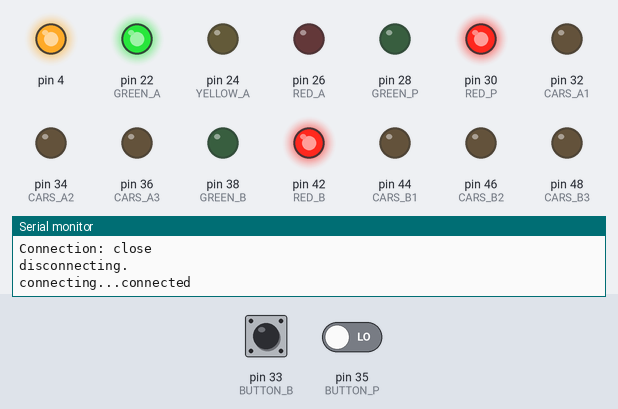
A sketch run on a simulated Arduino Mega 2560, built with avr-gcc and run on an emulated ATmega2560. Parts: output pins drawn as LEDs (lit = HIGH), the last lines printed to the serial monitor. Inputs (shaded band) come from the test bench; at power-on: pin 33 (BUTTON_B) LOW, pin 35 (BUTTON_P) LOW. WiFi joins after 1.5 s; servers stay silent unless stated; uploads are accepted with an empty reply.

Above: at 3.7 s.
3.8 s: pin 33 (BUTTON_B) pulled HIGH for 0.7 s
At 5.5 s:
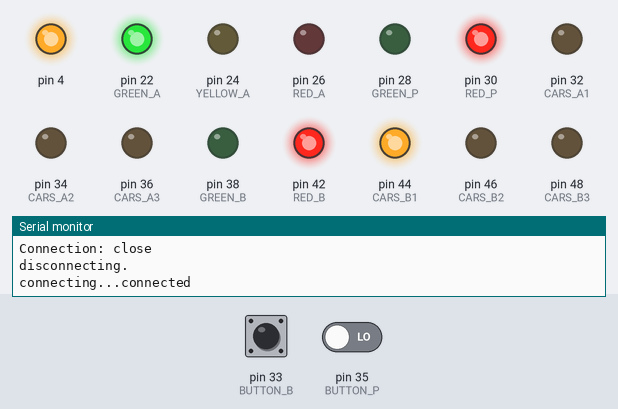
6.0 s: pin 33 (BUTTON_B) driven HIGH and pin 35 (BUTTON_P) driven HIGH
9.1 s: pin 35 (BUTTON_P) driven LOW
At 12.7 s:
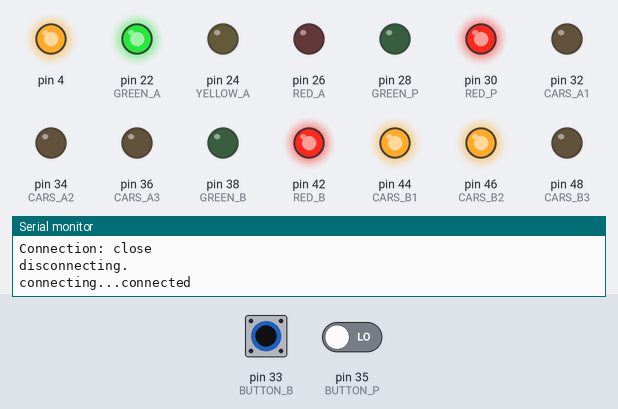
At 18.0 s:
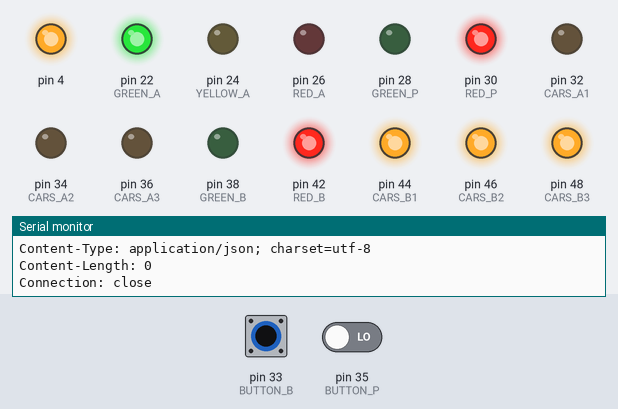
Timing chart, 0 to 18.2 s (numbered marks = the images above; inputs shaded):
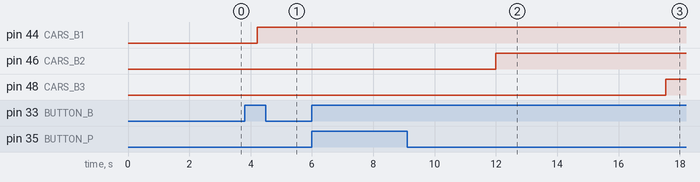

The sketch:

Arduino_Traffic_Light_Code.ino
```cpp
#include <SPI.h>
#include <Ethernet.h>

/**
 * Variables for the conection to the Firebase via proxy
 */
byte mac[] = {0xDE, 0xAD, 0xBE, 0xEF, 0xFE, 0xED};
char serverName[] = "10.42.0.1";
IPAddress ip(10, 42, 0 , 5);
int serverPort = 8000;
EthernetClient client;
char pageAdd[64];

/**
 * Variables and constants for street A
 */
const int GREEN_A = 22;
const int YELLOW_A = 24;
const int RED_A = 26;
const int BUTTON_A = 31;
int BUTTON_STATE_A = 0;
int NUM_CARS_A = 0;
const int CARS_A1 = 32;
const int CARS_A2 = 34;
const int CARS_A3 = 36;
String STREET_STATE_A = "";
String PREV_ST_STATE_A = "Green";

/**
 * Variables and constants for street B
 */
const int GREEN_B = 38;
const int YELLOW_B = 40;
const int RED_B = 42;
const int BUTTON_B = 33;
int BUTTON_STATE_B = 0;
int NUM_CARS_B = 0;
const int CARS_B1 = 44;
const int CARS_B2 = 46;
const int CARS_B3 = 48;

/**
 * variables and constants for the crosswalk
 */
const int GREEN_P = 28;
const int RED_P = 30;
const int BUTTON_P = 35;
int BUTTON_STATE_P = 0;
int NUM_PEDESTRIANS = 0;
String STREET_STATE_B = "";

/**
 * Start Ethernet conection
 * Prepare the input and output elements
 * Define default state as green for street A
 */
void setup() {
  Serial.begin(9600);
  pinMode(4, OUTPUT);
  digitalWrite(4, HIGH);
  Serial.println(F("Starting ethernet..."));
  Ethernet.begin(mac, ip);
  digitalWrite(10, HIGH);
  Serial.println(Ethernet.localIP());
  delay(2000);
  Serial.println(F("Ready"));
  pinMode(GREEN_A, OUTPUT);
  pinMode(YELLOW_A, OUTPUT);
  pinMode(RED_A, OUTPUT);
  pinMode(GREEN_B, OUTPUT);
  pinMode(YELLOW_B, OUTPUT);
  pinMode(RED_B, OUTPUT);
  pinMode(GREEN_P, OUTPUT);
  pinMode(RED_P, OUTPUT);
  pinMode(BUTTON_A, INPUT);
  pinMode(BUTTON_B, INPUT);
  pinMode(BUTTON_P, INPUT);
  pinMode(CARS_A1, OUTPUT);
  pinMode(CARS_A2, OUTPUT);
  pinMode(CARS_A3, OUTPUT);
  pinMode(CARS_B1, OUTPUT);
  pinMode(CARS_B2, OUTPUT);
  pinMode(CARS_B3, OUTPUT);
  green_light();
}

/**
 * Set green light for street A
 * Meaning red light for street B and crosswalk
 */
void green_light() {
  digitalWrite(GREEN_A, HIGH);
  digitalWrite(YELLOW_A, LOW);
  digitalWrite(RED_A, LOW);
  digitalWrite(GREEN_B, LOW);
  digitalWrite(YELLOW_B, LOW);
  digitalWrite(RED_B, HIGH);
  digitalWrite(GREEN_P, LOW);
  digitalWrite(RED_P, HIGH);
  flush_A();
}

/**
 * Set yellow light for street A
 * Keeping red light for street B and crosswalk
 */
void yellow_lightA() {
  digitalWrite(GREEN_A, LOW);
  digitalWrite(YELLOW_A, HIGH);
  digitalWrite(RED_A, LOW);
  digitalWrite(GREEN_B, LOW);
  digitalWrite(YELLOW_B, LOW);
  digitalWrite(RED_B, HIGH);
  digitalWrite(GREEN_P, LOW);
  digitalWrite(RED_P, HIGH);
}

/**
 * Set yellow light for street B
 * Keeping red light for street A and green for the crosswalk
 */
void yellow_lightB() {
  digitalWrite(GREEN_A, LOW);
  digitalWrite(YELLOW_A, LOW);
  digitalWrite(RED_A, HIGH);
  digitalWrite(GREEN_B, LOW);
  digitalWrite(YELLOW_B, HIGH);
  digitalWrite(RED_B, LOW);
  digitalWrite(GREEN_P, HIGH);
  digitalWrite(RED_P, LOW);
}

/**
 * Set red light for street A
 * Meaning green light for street B and crosswalk
 */
void red_light() {
  digitalWrite(GREEN_A, LOW);
  digitalWrite(YELLOW_A, LOW);
  digitalWrite(RED_A, HIGH);
  digitalWrite(GREEN_B, HIGH);
  digitalWrite(YELLOW_B, LOW);
  digitalWrite(RED_B, LOW);
  digitalWrite(GREEN_P, HIGH);
  digitalWrite(RED_P, LOW);
  flush_B();
  flush_P();
}

/**
 * Read input from the button and increment number of cars on street A
 * Update values on Firebase
 */
void car_lights_A() {
  BUTTON_STATE_A = digitalRead(BUTTON_A);
  if (BUTTON_STATE_A == HIGH) {
    NUM_CARS_A = NUM_CARS_A + 1;
    if (NUM_CARS_A >= 11) {
      digitalWrite(CARS_A3, HIGH);
    }
    if (NUM_CARS_A >= 6) {
      digitalWrite(CARS_A2, HIGH);
    }
    if (NUM_CARS_A >= 1) {
      digitalWrite(CARS_A1, HIGH);
    }
    sprintf(pageAdd, "/update.php?arduino_data[street1_cars]=%d", NUM_CARS_A);
    getPage(serverName, serverPort, pageAdd);
    Serial.println();
  }
}

/**
 * Read input from the button and increment number of cars on street B
 * Update values on Firebase
 */
void car_lights_B() {
  BUTTON_STATE_B = digitalRead(BUTTON_B);
  if (BUTTON_STATE_B == HIGH) {
    NUM_CARS_B = NUM_CARS_B + 1;
    if (NUM_CARS_B >= 11) {
      digitalWrite(CARS_B3, HIGH);
    }
    if (NUM_CARS_B >= 6) {
      digitalWrite(CARS_B2, HIGH);
    }
    if (NUM_CARS_B >= 1) {
      digitalWrite(CARS_B1, HIGH);
    }
    sprintf(pageAdd, "/update.php?arduino_data[street2_cars]=%d", NUM_CARS_B);
    getPage(serverName, serverPort, pageAdd);
    Serial.println();
  }
}

/**
 * Read input from the button and increment number of pedestrians at the crosswalk
 * Update values on Firebase
 */
void pedestrians() {
  BUTTON_STATE_P = digitalRead(BUTTON_P);
  if (BUTTON_STATE_P == HIGH) {
    NUM_PEDESTRIANS = NUM_PEDESTRIANS + 1;
    sprintf(pageAdd, "/update.php?arduino_data[pedestrian_number]=%d", NUM_PEDESTRIANS);
    getPage(serverName, serverPort, pageAdd);
    Serial.println();
  }
}

/**
 * Reset number of cars on street A
 * Update values on Firebase
 */
void flush_A() {
  NUM_CARS_A = 0;
  digitalWrite(CARS_A3, LOW);
  digitalWrite(CARS_A2, LOW);
  digitalWrite(CARS_A1, LOW);
  sprintf(pageAdd, "/update.php?arduino_data[street1_cars]=%d", NUM_CARS_A);
  getPage(serverName, serverPort, pageAdd);
  Serial.println();
}

/**
 * Reset number of cars on street B
 * Update values on Firebase
 */
void flush_B() {
  NUM_CARS_B = 0;
  digitalWrite(CARS_B3, LOW);
  digitalWrite(CARS_B2, LOW);
  digitalWrite(CARS_B1, LOW);
  sprintf(pageAdd, "/update.php?arduino_data[street2_cars]=%d", NUM_CARS_B);
  getPage(serverName, serverPort, pageAdd);
  Serial.println();
}

/**
 * Reset number of pedestrians at the crosswalk
 * Update values on Firebase
 */
void flush_P() {
  NUM_PEDESTRIANS = 0;
  sprintf(pageAdd, "/update.php?arduino_data[street1_pedestrians]=%d", NUM_PEDESTRIANS);
  getPage(serverName, serverPort, pageAdd);
  Serial.println();
}

/**
 * Connect to Firebase
 * Write information on Firebase
 * Disconect from Firebase
 */
byte getPage(char *ipBuf, int thisPort, char *page) {
  int inChar;
  char outBuf[128];
  Serial.print(F("connecting..."));
  if(client.connect(ipBuf, thisPort)) {
    Serial.println(F("connected"));
    sprintf(outBuf,"GET %s HTTP/1.1", page);
    client.println(outBuf);
    sprintf(outBuf,"Host: %s", serverName);
    client.println(outBuf);
    client.println(F("Connection: close\r\n"));
  }
  else {
    Serial.println(F("failed"));
    return 0;
  }
  int connectLoop = 0;
  while(client.connected()) {
    while(client.available()) {
      inChar = client.read();
      Serial.write(inChar);
      connectLoop = 0;
    }
    connectLoop++;
    if(connectLoop > 10000) {
      Serial.println();
      Serial.println(F("Timeout"));
      client.stop();
    }
    delay(250);
  }
  Serial.println();
  Serial.println(F("disconnecting."));
  client.stop();
  return 1;
}

/**
 * Connect to Firebase
 * Read state of street A on Firebase
 * Disconect from Firebase
 */
byte readStreetA(char *ipBuf, int thisPort, char *page) {
  char inChar;
  char outBuf[128];
  STREET_STATE_A = "";
  bool reading = false;
  Serial.print(F("connecting..."));
  if(client.connect(ipBuf, thisPort)) {
    Serial.println(F("connected"));
    sprintf(outBuf,"GET %s HTTP/1.1", page);
    client.println(outBuf);
    sprintf(outBuf,"Host: %s", serverName);
    client.println(outBuf);
    client.println(F("Connection: close\r\n"));
  }
  else {
    Serial.println(F("failed"));
    return 0;
  }
  int connectLoop = 0;
  while(client.connected()) {
    while(client.available()) {
      inChar = client.read();
       if (reading && inChar != '"') {
        STREET_STATE_A += inChar;
      }
      if (inChar == '"') {
        reading = !reading;
      }
      Serial.write(inChar);
      connectLoop = 0;
    }
    connectLoop++;
    if(connectLoop > 10000) {
      Serial.println();
      Serial.println(F("Timeout"));
      client.stop();
    }
    delay(250);
  }
  Serial.println();
  Serial.println(F("disconnecting."));
  client.stop();
  return 1;
}

/**
 * Increment the number of cars on the streets and the crosswalk only when there is a red light
 * Read street A light state on Firebase (STREET_STATE_A)
 * Change the light of the streets according to the state on Firebase
 * Reset number of cars on the streets when the light is yellow
 * Reset number of pedestrians at the crosswalk when street A has red light
 */
void loop() {
  if (PREV_ST_STATE_A == "Red") {
    car_lights_A();
  }
  if (PREV_ST_STATE_A == "Green") {
    car_lights_B();
    pedestrians();
  }
  sprintf(pageAdd, "/read_street1.php");
  readStreetA(serverName, serverPort, pageAdd);
  Serial.println();
  if(PREV_ST_STATE_A == "Green" && STREET_STATE_A == "Red") {
    yellow_lightA();
    delay(1000);
    red_light();
    PREV_ST_STATE_A = STREET_STATE_A;
  }
  else if(PREV_ST_STATE_A == "Red" && STREET_STATE_A == "Green") {
    yellow_lightB();
    delay(1000);
    green_light();
    PREV_ST_STATE_A = STREET_STATE_A;
  }
}
```

Measured:
- after the input at 3.8 s, pin 44 (CARS_B1): LOW → HIGH after 0.42 s
- after the input at 9.1 s, pin 46 (CARS_B2): LOW → HIGH after 2.9 s instead of 4.0 s; pin 48 (CARS_B3): LOW → HIGH after 8.4 s
